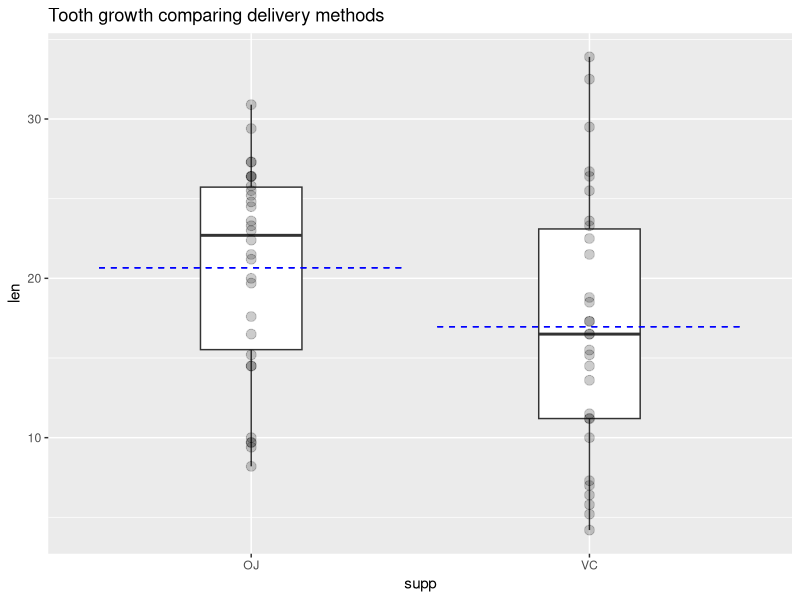
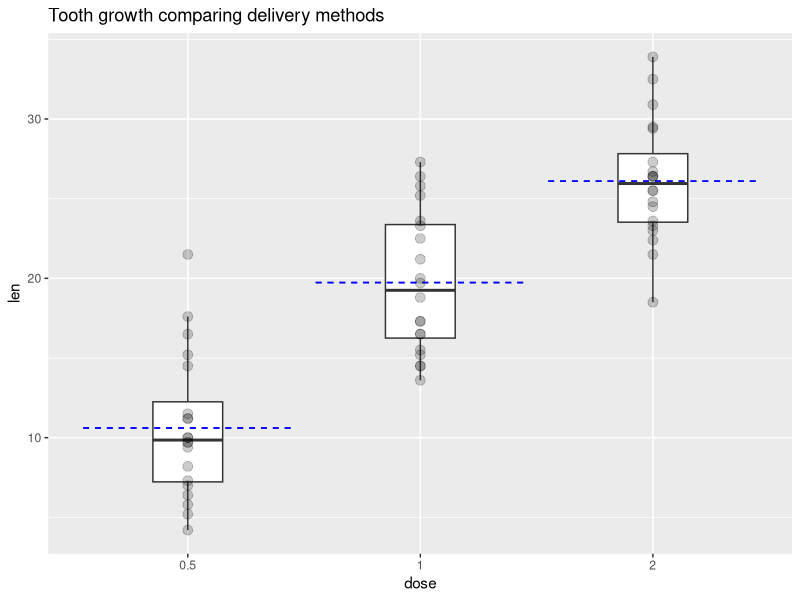
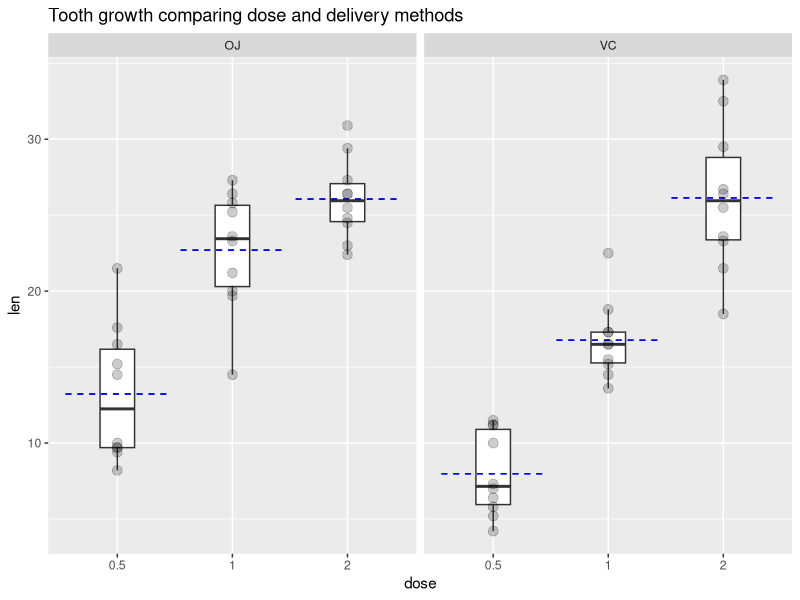

Write R code to recreate these figures, in order.
## ---- chunk 1
# load required libraries
library(ggplot2)
library(dplyr)
library(Hmisc)

# load ToothGrowth data into a dataframe
tg <- datasets::ToothGrowth
## ---- chunk 2
describe(tg)
## ---- chunk 3
g1 <- ggplot(tg, aes(y = len, x = supp)) +
    geom_boxplot(outlier.shape = NA, width = 0.3) +
    stat_summary(aes(ymax = ..y.., ymin = ..y..),fun.y = mean, color='blue', geom="errorbar", linetype = "dashed") + 
    geom_point(alpha = 0.2, size = 3) +
    labs(title = "Tooth growth comparing delivery methods")

g1
## ---- chunk 4
g2 <- ggplot(tg, aes(y = len, x = as.character(dose))) +
    geom_boxplot(outlier.shape = NA, width = 0.3) +
    stat_summary(aes(ymax = ..y.., ymin = ..y..),fun.y = mean, color='blue', geom="errorbar", linetype = "dashed") + 
    geom_point(alpha = 0.2, size = 3) +
    labs(title = "Tooth growth comparing delivery methods", x = "dose")

g2
## ---- chunk 5
g3 <- ggplot(tg, aes(y = len, x = as.character(dose))) +
    geom_boxplot(outlier.shape = NA, width = 0.3) +
    stat_summary(aes(ymax = ..y.., ymin = ..y..),fun.y = mean, color='blue', geom="errorbar", linetype = "dashed") + 
    geom_point(alpha = 0.2, size = 3) +
    labs(title = "Tooth growth comparing dose and delivery methods", x = "dose") +
    facet_grid(.~supp)

g3
